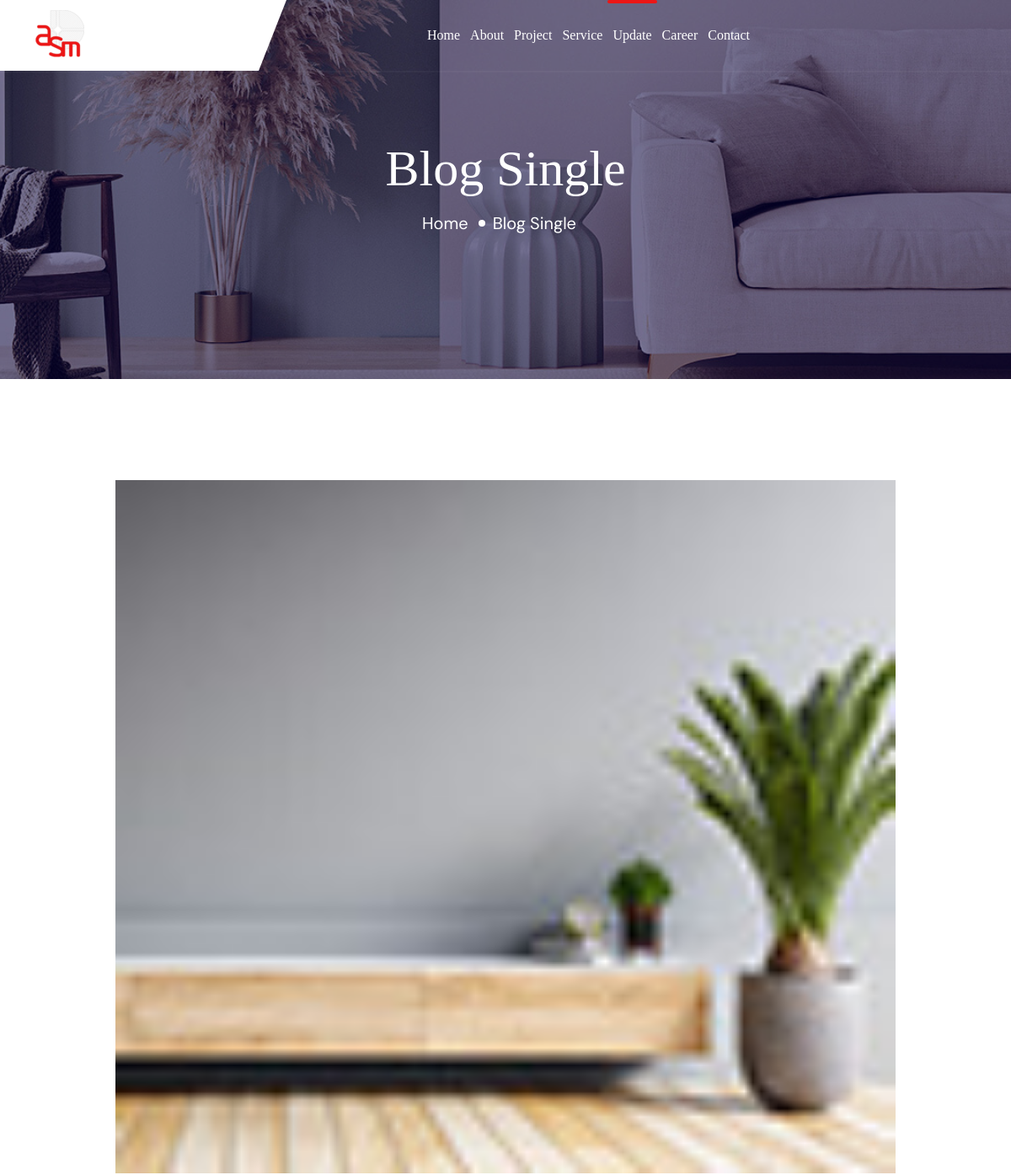
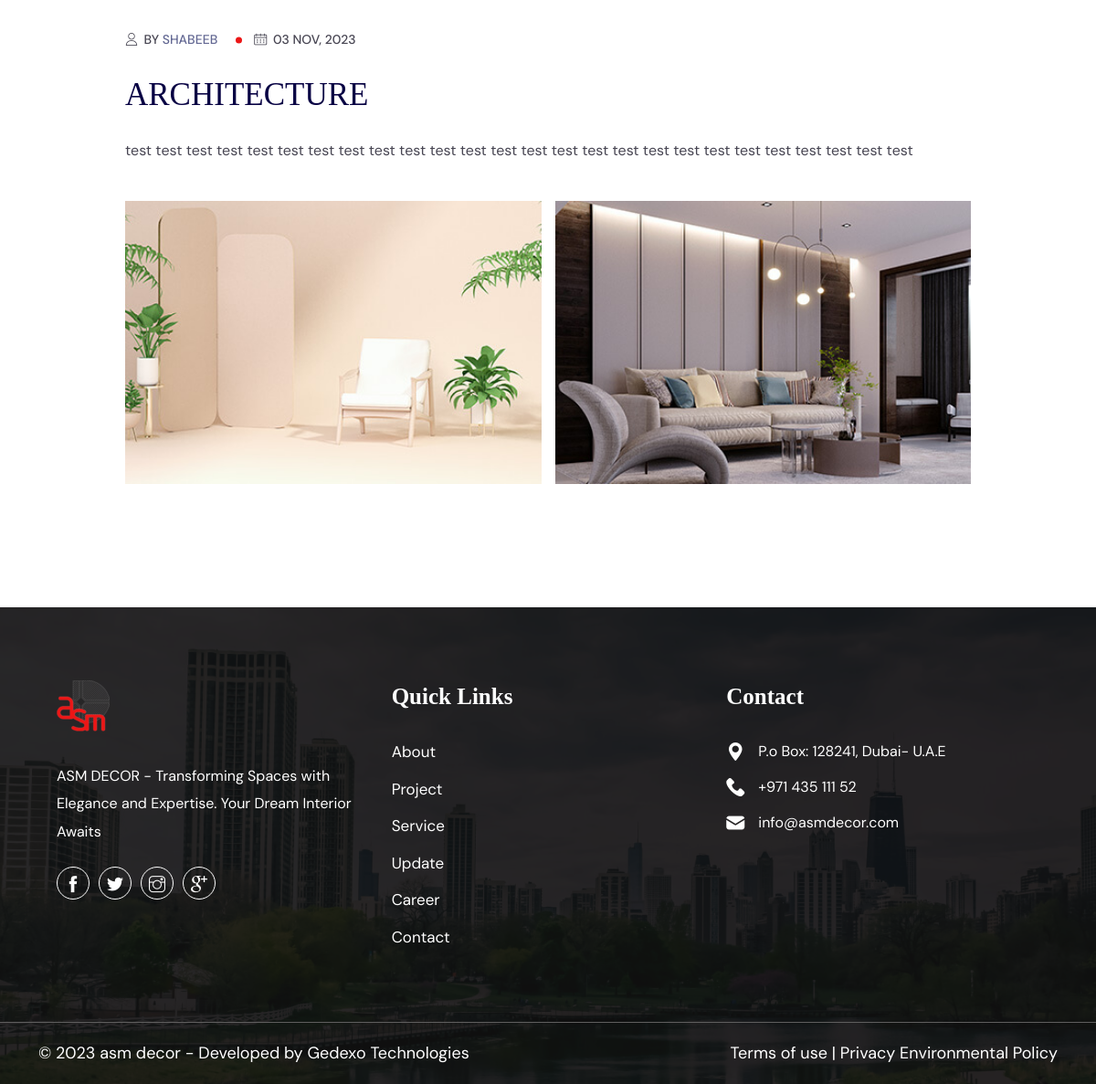
Screenshot of /updates/architecture/ with the database file from the repository (2 pictures, top to bottom).
### web/models.py (models this page shows, shortened)
class Update(models.Model):
    title = models.CharField(max_length=100)
    author = models.CharField(max_length=100)
    image = models.ImageField(upload_to='update')
    date=models.DateField()
    description = HTMLField()
    slug = models.SlugField(unique=True, max_length=100)

### web/views.py (the view)
# urls.py: path("updates/<slug>/", views.UpdateDetailView.as_view(), name="update-detail"),
class UpdateDetailView(DetailView):
    model = Update
    def get_context_data(self, **kwargs):
        context = super().get_context_data(**kwargs)
        context["is_update"] = True
        return context

### templates/web/update_detail.html
{% extends "web/base.html" %}
{% load static %}
{% block content %}
        <section class="wpo-page-title">
            <div class="container">
                <div class="row">
                    <div class="col col-xs-12">
                        <div class="wpo-breadcumb-wrap">
                            <h2>Blog Single</h2>
                            <ol class="wpo-breadcumb-wrap">
                                <li><a href="index-2.html">Home</a></li>
                                <li>Blog Single</li>
                            </ol>
                        </div>
                    </div>
                </div>
            </div>
        </section>
        <section class="wpo-blog-single-section wpo-blog-single-left-sidebar-section section-padding">
            <div class="container">
                <div class="row">
                    <div class="col col-lg-10 col-12 offset-lg-1">
                        <div class="wpo-blog-content">
                            <div class="post format-standard-image">
                                <div class="entry-media">
                                    <img src="{{update.image.url}}" alt>
                                </div>
                                <div class="entry-meta">
                                    <ul>
                                        <li><i class="fi flaticon-user"></i> By <a href="#">{{update.author}}</a> </li>
                                        <li><i class="fi flaticon-calendar"></i> {{update.date|date:"d M, Y"}}</li>
                                    </ul>
                                </div>
                                <h2>{{update.title}}</h2>
                                    <div>{{update.description|safe}}</div>
                                <div class="gallery">
                                    <div>
                                        <img src="assets/images/blog-details/1.jpg" alt="">
                                    </div>
                                    <div>
                                        <img src="assets/images/blog-details/2.jpg" alt="">
                                    </div>
                                </div>
                            </div>
                        </div>
                    </div>
                </div>
            </div>
        </section>
{% endblock %}

### rows the page displays
Update: image (picture), author "SHABEEB", date "03 NOV, 2023", title "ARCHITECTURE", description "test test test test test test test test test test test test test test test test test test test test test test test test test test"
